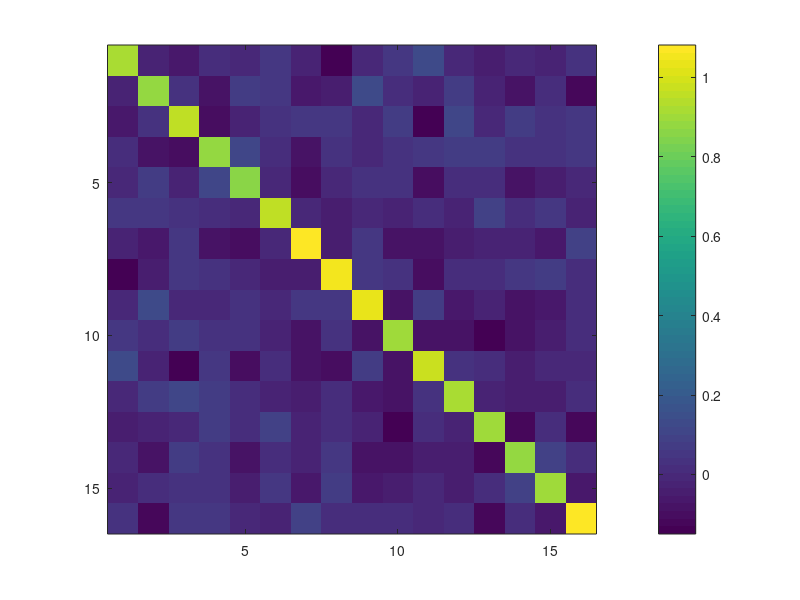

MATLAB code for this plot: (Note: this script raises an error after producing the figure.)
% Example covariance heatmap for 16 mostly decorrelated channels.
% This is not perfectly decorrelated: off-diagonal values are small but nonzero.

nChannels = 16;
rng(4);

% Start with small random covariance between different channels.
covExample = 0.08 * randn(nChannels);
covExample = (covExample + covExample') / 2; % make it symmetric

% Strong diagonal means each channel/component has its own variance.
% Values are close to 1 but not exactly 1.
diagValues = 0.85 + 0.25 * rand(nChannels, 1);
covExample(1:nChannels+1:end) = diagValues;

% Keep off-diagonal values small so it looks decorrelated but not perfect.
for i = 1:nChannels
    for j = 1:nChannels
        if i ~= j
            covExample(i, j) = max(min(covExample(i, j), 0.15), -0.15);
        end
    end
end

figure;
imagesc(covExample);
axis square;
colorbar;
clim([-0.2 1.1]);
title('Example: mostly decorrelated covariance, 16 channels');
xlabel('Channel / component');
ylabel('Channel / component');

fprintf('Diagonal values, should be close to 1:\n');
disp(diag(covExample)');

offDiag = covExample(~eye(nChannels));
fprintf('Mean absolute off-diagonal covariance: %.4f\n', mean(abs(offDiag)));
fprintf('Maximum absolute off-diagonal covariance: %.4f\n', max(abs(offDiag)));
